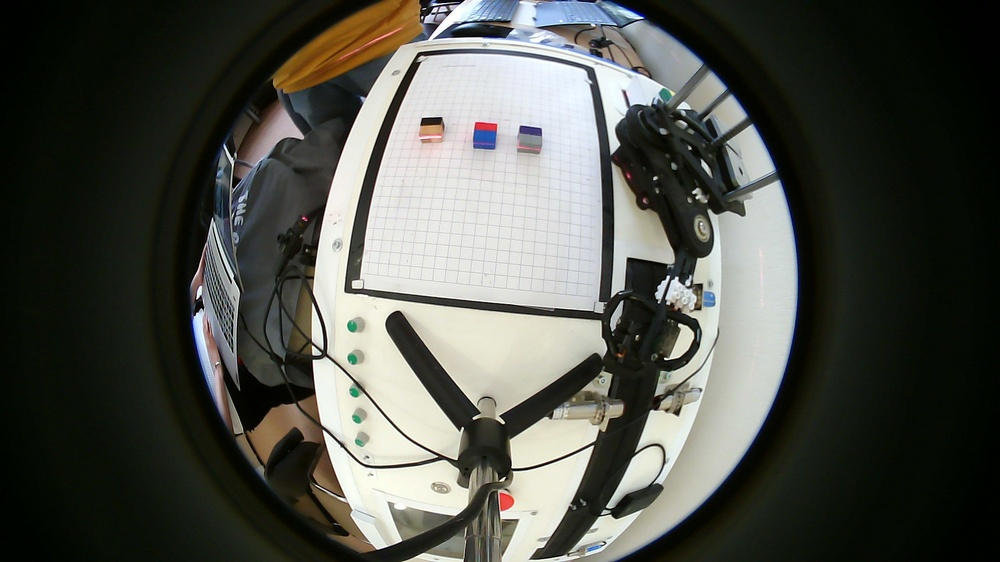
%> input picture Matlab/image01.jpg, 1000 x 562 px, shrunk from 1920 x 1080 before the run
$ octave untitled33.m   (GNU Octave 9; MATLAB toolbox functions it lacks are replaced by stand-ins)
%> lines starting %> are read from the running program, lines starting %| are printed output that depends on the picture; in (x1, y1, x2, y2) boxes, pixels count from 0 and x2, y2 are one past the last pixel; in counts of white or black regions, pixels touching at a corner belong together; the program's own positions count from 1
clear;
clc;
close all;

%% =========================================================
%  1. 读取图像
% ==========================================================
imgName = 'image01.jpg';
black_image = imread(imgName);
%> black_image is the input picture: size 562x1000x3 uint8; mean R, G, B 80.4, 82.1, 75.3

if size(black_image, 3) == 1
    black_image = cat(3, black_image, black_image, black_image);
end

img = im2double(black_image);
[imgH, imgW, ~] = size(img);
%> imgH = 562; imgW = 1000

R = img(:,:,1);
G = img(:,:,2);
B = img(:,:,3);

hsvImage = rgb2hsv(img);
%> hsvImage: size 562x1000x3 double; mean H, S, V 0.276, 0.38, 0.333
H = hsvImage(:,:,1);
S = hsvImage(:,:,2);
V = hsvImage(:,:,3);

%% =========================================================
%  2. 第三块灰紫木块大致 ROI
%  如果绿色框没有框住第三块，就只调这里
% ==========================================================

x1 = round(0.515 * imgW);
%> x1 = 515
x2 = round(0.565 * imgW);
%> x2 = 565

y1 = round(0.190 * imgH);
%> y1 = 107
y2 = round(0.320 * imgH);
%> y2 = 180

roughMask = false(imgH, imgW);
roughMask(y1:y2, x1:x2) = true;
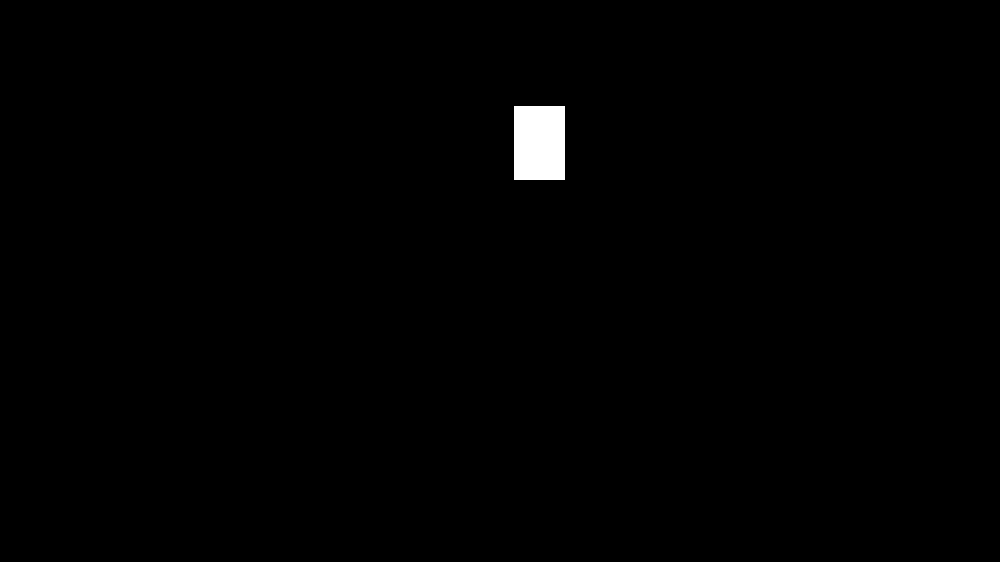
%> roughMask: size 562x1000 logical; 0.67% white; 1 white region, box (x1, y1, x2, y2) and area: (514, 106, 565, 180) 3774

figure;
imshow(black_image);
hold on;
rectangle('Position', [x1, y1, x2-x1, y2-y1], ...
          'EdgeColor', 'g', 'LineWidth', 2);
title('第三块灰紫木块粗略 ROI');
%> figure, not shown here; its title reads '第三块灰紫木块粗略 ROI'
hold off;

%% =========================================================
%  3. 在 ROI 内自动提取第三块木块本体
%  目的：排除周围白色网格纸
% ==========================================================

Hroi = H(y1:y2, x1:x2);
Sroi = S(y1:y2, x1:x2);
Vroi = V(y1:y2, x1:x2);

% 木块相对白纸更暗，且有一定颜色饱和度
blockLocalMask = ((Vroi < 0.72) | (Sroi > 0.16));
%> blockLocalMask: size 74x51 logical; 17.2% white; 2 white regions (1 under 20 px), largest, box (x1, y1, x2, y2) and area: (3, 19, 28, 49) 642

blockLocalMask = bwareaopen(blockLocalMask, 20);
%> blockLocalMask: size 74x51 logical; 17% white; 1 white region, box (x1, y1, x2, y2) and area: (3, 19, 28, 49) 642
blockLocalMask = imclose(blockLocalMask, strel('disk', 3));
%> blockLocalMask: size 74x51 logical; 17.1% white; 1 white region
blockLocalMask = imfill(blockLocalMask, 'holes');

ccBlock = bwconncomp(blockLocalMask);
%> ccBlock = 1 connected component
statsBlock = regionprops(ccBlock, 'Area', 'BoundingBox', 'Centroid');
%> statsBlock = 1 region; box (x1, y1, x2, y2), Area and Centroid: (3, 19, 28, 49) 644 [16.2 34.9]

if isempty(statsBlock)
    error('没有找到第三块木块本体，请放宽 blockLocalMask 条件。');
end

% 选择面积最大的区域作为第三块木块
areas = [statsBlock.Area];
%> areas = 644
[~, idBlock] = max(areas);
%> idBlock = 1
bboxBlock = statsBlock(idBlock).BoundingBox;
%> bboxBlock = [3.5 19.5 25 30]

bx = bboxBlock(1);
%> bx = 3.5
by = bboxBlock(2);
%> by = 19.5
bw = bboxBlock(3);
%> bw = 25
bh = bboxBlock(4);
%> bh = 30

% 转换到全图坐标
block_x1 = x1 + floor(bx) - 1;
%> block_x1 = 517
block_x2 = x1 + ceil(bx + bw) - 1;
%> block_x2 = 543
block_y1 = y1 + floor(by) - 1;
%> block_y1 = 125
block_y2 = y1 + ceil(by + bh) - 1;
%> block_y2 = 156

block_x1 = max(block_x1, 1);
block_x2 = min(block_x2, imgW);
block_y1 = max(block_y1, 1);
block_y2 = min(block_y2, imgH);

figure;
imshow(black_image);
hold on;
rectangle('Position', [block_x1, block_y1, block_x2-block_x1, block_y2-block_y1], ...
          'EdgeColor', 'c', 'LineWidth', 2);
title('第三块木块本体区域');
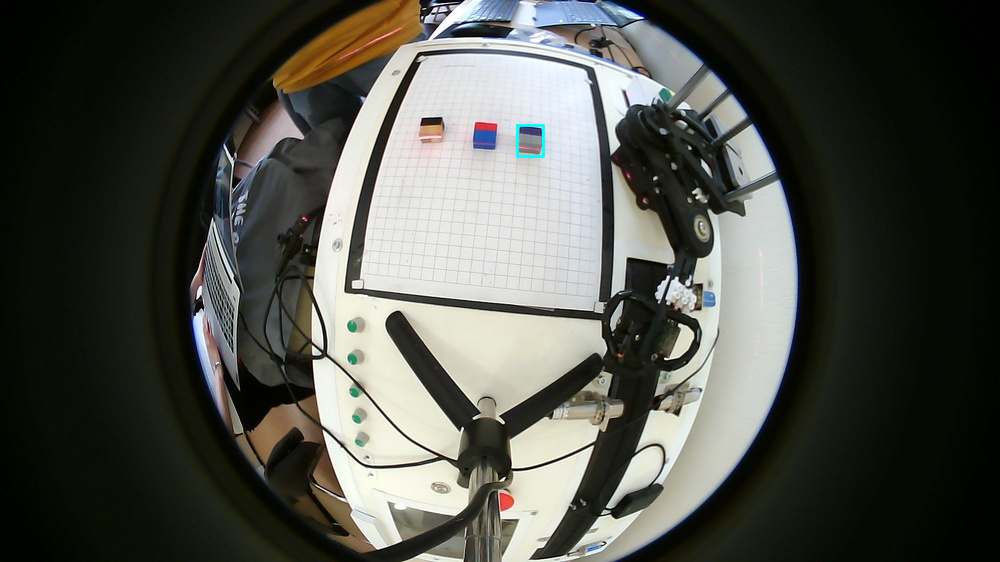
%> figure redrawn from the program's plot data; its title reads '第三块木块本体区域'
hold off;

%% =========================================================
%  4. 只在第三块木块本体中下部寻找激光
%  这里非常关键：不能再搜到旁边网格纸
% ==========================================================

laser_y1 = round(block_y1 + 0.35 * (block_y2 - block_y1));
%> laser_y1 = 136
laser_y2 = round(block_y1 + 0.95 * (block_y2 - block_y1));
%> laser_y2 = 154

laser_x1 = block_x1;
%> laser_x1 = 517
laser_x2 = block_x2;
%> laser_x2 = 543

laserMask = false(imgH, imgW);
laserMask(laser_y1:laser_y2, laser_x1:laser_x2) = true;
%> laserMask: size 562x1000 logical; 0.09% white; 1 white region, box (x1, y1, x2, y2) and area: (516, 135, 543, 154) 513

figure;
imshow(black_image);
hold on;
rectangle('Position', [laser_x1, laser_y1, laser_x2-laser_x1, laser_y2-laser_y1], ...
          'EdgeColor', 'y', 'LineWidth', 2);
title('第三块木块内部激光搜索区域');
%> figure, not shown here; its title reads '第三块木块内部激光搜索区域'
hold off;

%% =========================================================
%  5. 针对灰紫背景增强红色/粉红激光
% ==========================================================

try
    R_bg = medfilt2(R, [15 15], 'symmetric');
catch
    R_bg = medfilt2(R, [15 15]);
end

localRed = R - R_bg;
localRed(localRed < 0) = 0;

sumRGB = R + G + B + eps;
rNorm = R ./ sumRGB;
gNorm = G ./ sumRGB;
bNorm = B ./ sumRGB;
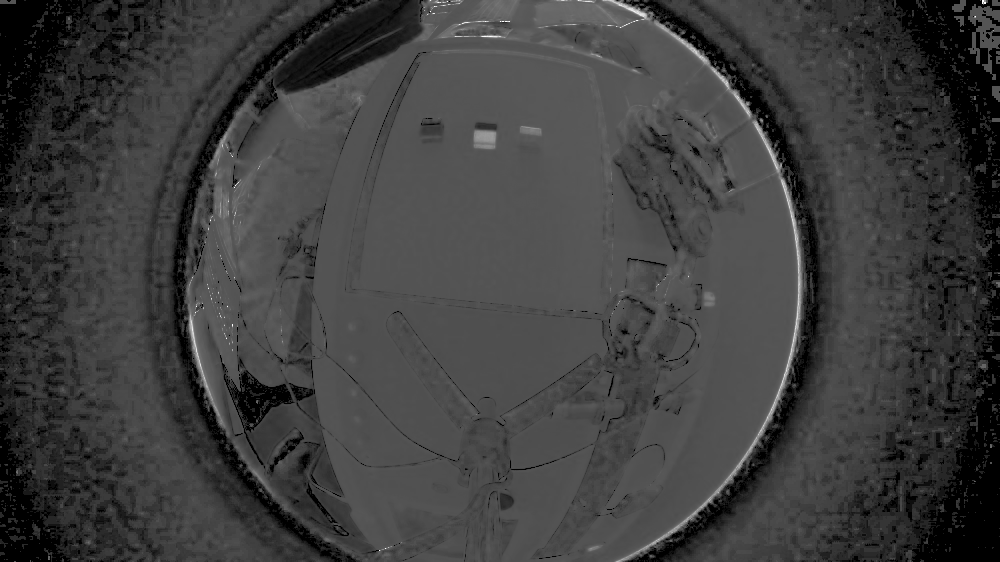
%> bNorm: size 562x1000 double; min 0, max 1, mean 0.247

% 灰紫背景上的红/粉色激光得分
laserScore = 0.78 * rNorm + 0.22 * bNorm - 0.88 * gNorm + 1.35 * localRed;
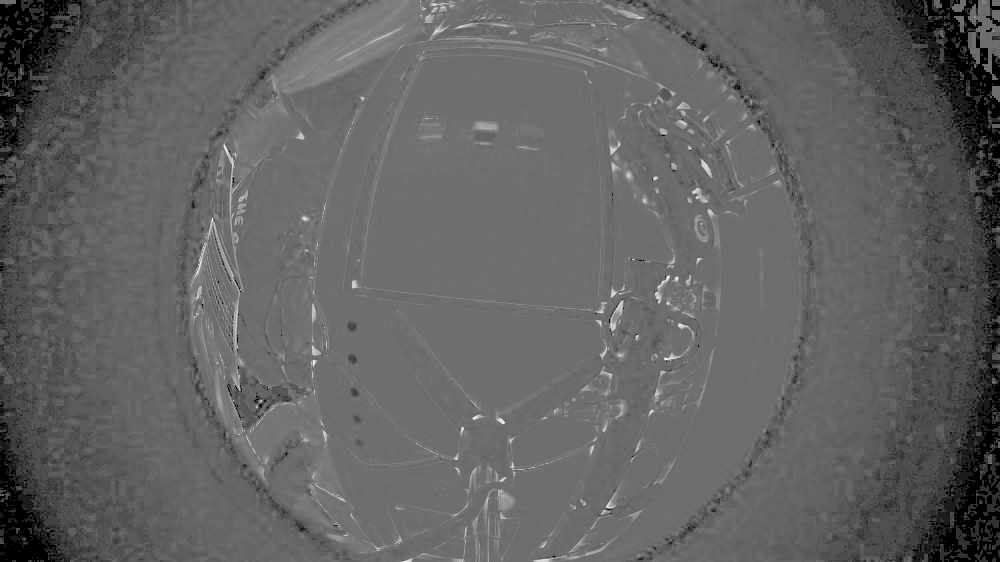
%> laserScore: size 562x1000 double; min -0.88, max 1.24, mean -0.0597; drawn with min black and max white

laserScore(~laserMask) = 0;

try
    laserScoreSmooth = imgaussfilt(laserScore, 0.7);
catch
    hGauss = fspecial('gaussian', [5 5], 0.7);
    laserScoreSmooth = imfilter(laserScore, hGauss, 'replicate');
end

%% =========================================================
%  6. 提取红色/粉红色激光候选区域
% ==========================================================

redPinkHSV = ((H >= 0.000 & H <= 0.135) | ...
              (H >= 0.830 & H <= 1.000)) & ...
              (S > 0.030) & ...
              (V > 0.080);
%> redPinkHSV: size 562x1000 logical; 8.8% white; 789 white regions (644 under 20 px), largest, box (x1, y1, x2, y2) and area: (203, 104, 381, 555) 11993, (271, 0, 436, 95) 7547, (394, 118, 500, 174) 3249

redPinkRGB = (R > 0.08) & ...
             (R > 0.82 * G) & ...
             (R > 0.25 * B);
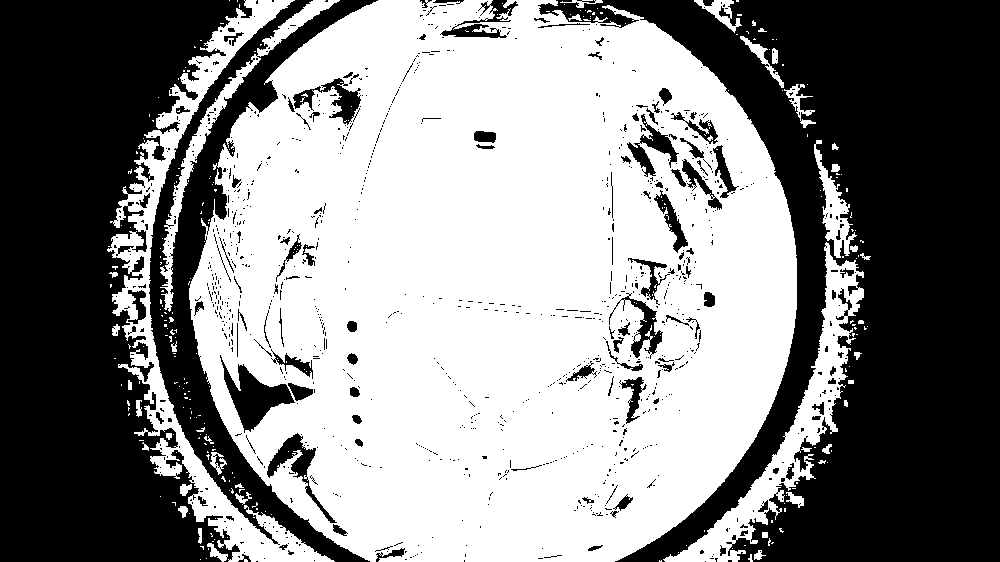
%> redPinkRGB: size 562x1000 logical; 53% white; 1026 black regions (905 under 20 px), largest, box (x1, y1, x2, y2) and area: (538, 0, 1000, 562) 129792, (0, 0, 252, 562) 91077, (149, 0, 378, 562) 23785

vals = laserScoreSmooth(laserMask);
%> vals = 513 values, max 0.366 at index 146, min 0.0158 at index 294, mean 0.0768
vals = vals(vals > 0);

if isempty(vals)
    error('第三块木块内部没有检测到红色激光响应。');
end

% 用较高分位数做阈值，减少网格纸误检
scoreThreshold = prctile(vals, 86);
%> scoreThreshold = 0.132

candidateMask = laserMask & redPinkHSV & redPinkRGB & ...
                (laserScoreSmooth > scoreThreshold);
%> candidateMask: size 562x1000 logical; 0.01% white; 1 white region, box (x1, y1, x2, y2) and area: (517, 145, 540, 151) 72

candidateMask = bwareaopen(candidateMask, 2);
candidateMask = imclose(candidateMask, strel('line', 5, 0));

figure;
imshow(imdilate(candidateMask, strel('disk', 2)));
title('第三块红色激光候选区域');

%% =========================================================
%  7. 选择真正的激光连通区域
%  关键：只保留最像“横向激光线”的连通块
% ==========================================================

cc = bwconncomp(candidateMask);
%> cc = 1 connected component
stats = regionprops(cc, 'Area', 'BoundingBox', 'PixelIdxList');
%> stats = 1 region; box (x1, y1, x2, y2) and Area: (517, 145, 540, 151) 72

if isempty(stats)
    error('没有找到有效的激光连通区域，请降低 scoreThreshold 或检查 ROI。');
end

bestScore = -inf;
bestId = 1;

for i = 1:length(stats)
    box = stats(i).BoundingBox;
    area = stats(i).Area;

    wBox = box(3);
    hBox = box(4);

    % 横向线段应该宽大于高
    aspectScore = wBox / max(hBox, 1);

    % 激光不能太大，否则可能是误检区域
    if area < 2
        continue;
    end

    % 综合评分：面积 + 横向程度
    thisScore = area + 5 * aspectScore;

    if thisScore > bestScore
        bestScore = thisScore;
        bestId = i;
    end
end
%> this loop made 1 pass
%> (box, area, wBox, hBox, aspectScore, thisScore, bestScore, bestId) on pass 1: ([517.5 145.5 23 6], 72, 23, 6, 3.83, 91.17, 91.17, 1)

laserComponent = false(imgH, imgW);
laserComponent(stats(bestId).PixelIdxList) = true;

[yPoints, xPoints] = find(laserComponent);
%> yPoints = 72 values from 146 to 151; xPoints = 72 values from 518 to 540

if length(xPoints) < 2
    error('有效激光点太少，无法拟合直线。');
end

%% =========================================================
%  8. 拟合激光线
%  只在激光连通区域范围内画线，不再画满整个 ROI
% ==========================================================

if length(xPoints) >= 3
    p = polyfit(xPoints, yPoints, 1);
%> p = [0.144 72.61]
    k_raw = p(1);
%> k_raw = 0.144

    % 第三块表面上的激光基本接近水平，限制斜率，防止被噪声拉歪
    k = max(min(k_raw, 0.015), -0.015);
%> k = 0.015

    bLine = median(yPoints - k * xPoints);
%> bLine = 140.9
else
    k = 0;
    bLine = median(yPoints);
end

% 只在真实激光点范围内画线
lineMargin = 2;

xStart = max(min(xPoints) - lineMargin, laser_x1);
%> xStart = 517
xEnd   = min(max(xPoints) + lineMargin, laser_x2);
%> xEnd = 542

xDraw = xStart:xEnd;
%> xDraw = 26 values from 517 to 542
yDraw = round(k * xDraw + bLine);
%> yDraw = 26 values from 149 to 149

valid = xDraw >= 1 & xDraw <= imgW & ...
        yDraw >= 1 & yDraw <= imgH;
%> valid = 26 logical values, 26 true

xDraw = xDraw(valid);
yDraw = yDraw(valid);

disp('第三块检测完成：');
disp(['第三块激光直线方程： y = ', num2str(k), ' * x + ', num2str(bLine)]);
%| 第三块激光直线方程： y = 0.015 * x + 140.9375
disp(['激光线绘制范围 x = ', num2str(xStart), ' 到 ', num2str(xEnd)]);
%| 激光线绘制范围 x = 517 到 542

%% =========================================================
%  9. 原图显示结果
% ==========================================================

figure;
imshow(black_image);
hold on;
title('第三块灰紫小木块红色激光检测结果');

rectangle('Position', [laser_x1, laser_y1, laser_x2-laser_x1, laser_y2-laser_y1], ...
          'EdgeColor', 'y', 'LineWidth', 1.5);

plot(xPoints, yPoints, 'r.', 'MarkerSize', 12);
plot(xDraw, yDraw, 'g-', 'LineWidth', 4);
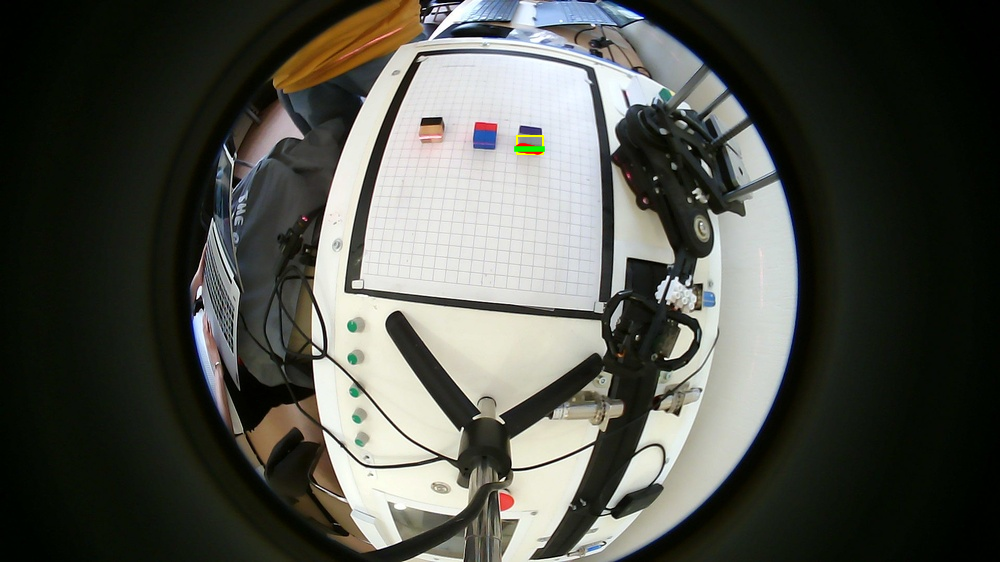
%> figure redrawn from the program's plot data; its title reads '第三块灰紫小木块红色激光检测结果'

hold off;

%% =========================================================
%  10. 黑底图显示结果
% ==========================================================

lineMask = false(imgH, imgW);

if ~isempty(xDraw)
    ind = sub2ind([imgH, imgW], yDraw, xDraw);
%> ind = 26 values from 290141 to 304191
    lineMask(ind) = true;
%> lineMask: size 562x1000 logical; 0% white in thin lines or dots, all inside (x1, y1, x2, y2) = (516, 148, 542, 149)
end

lineMaskShow = imdilate(lineMask, strel('disk', 4));
%> lineMaskShow: size 562x1000 logical; 0.04% white; 1 white region, box (x1, y1, x2, y2) and area: (513, 145, 545, 152) 212

figure;
imshow(lineMaskShow);
title('第三块激光线黑底图');

%% =========================================================
%  11. 局部放大显示
% ==========================================================

cropPad = 20;

cropX1 = max(laser_x1 - cropPad, 1);
%> cropX1 = 497
cropY1 = max(laser_y1 - cropPad, 1);
%> cropY1 = 116
cropX2 = min(laser_x2 + cropPad, imgW);
%> cropX2 = 563
cropY2 = min(laser_y2 + cropPad, imgH);
%> cropY2 = 174

cropImg = black_image(cropY1:cropY2, cropX1:cropX2, :);

figure;
imshow(cropImg);
hold on;
title('局部放大 - 第三块灰紫小木块激光线');

plot(xPoints - cropX1 + 1, yPoints - cropY1 + 1, ...
     'r.', 'MarkerSize', 12);

plot(xDraw - cropX1 + 1, yDraw - cropY1 + 1, ...
     'r-', 'LineWidth', 4);

rectangle('Position', [laser_x1-cropX1+1, laser_y1-cropY1+1, ...
                       laser_x2-laser_x1, laser_y2-laser_y1], ...
          'EdgeColor', 'y', 'LineWidth', 1.5);
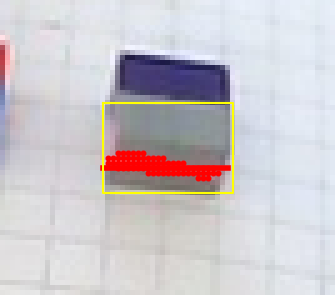
%> figure redrawn from the program's plot data; shown 5 times larger; its title reads '局部放大 - 第三块灰紫小木块激光线'

hold off;
